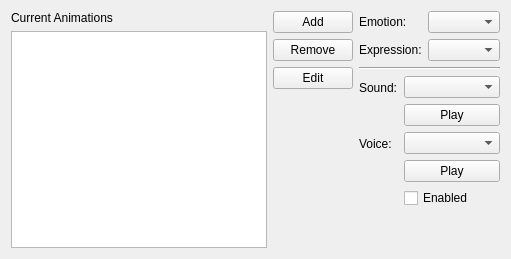
          <widget class="QWidget" name="animsTab">
           <attribute name="title">
            <string>Animations</string>
           </attribute>
           <layout class="QHBoxLayout" name="horizontalLayout_12">
            <item>
             <layout class="QHBoxLayout" name="horizontalLayout_7">
              <item>
               <layout class="QVBoxLayout" name="verticalLayout_5">
                <item>
                 <widget class="QLabel" name="label_12">
                  <property name="text">
                   <string>Current Animations</string>
                  </property>
                 </widget>
                </item>
                <item>
                 <widget class="QListWidget" name="animsList"/>
                </item>
               </layout>
              </item>
              <item>
               <layout class="QVBoxLayout" name="verticalLayout_4">
                <item>
                 <widget class="QPushButton" name="addAnimButton">
                  <property name="text">
                   <string>Add</string>
                  </property>
                 </widget>
                </item>
                <item>
                 <widget class="QPushButton" name="removeAnimButton">
                  <property name="text">
                   <string>Remove</string>
                  </property>
                 </widget>
                </item>
                <item>
                 <widget class="QPushButton" name="editAnimButton">
                  <property name="text">
                   <string>Edit</string>
                  </property>
                 </widget>
                </item>
                <item>
                 <spacer name="verticalSpacer_3">
                  <property name="orientation">
                   <enum>Qt::Vertical</enum>
                  </property>
                  <property name="sizeHint" stdset="0">
                   <size>
                    <width>20</width>
                    <height>40</height>
                   </size>
                  </property>
                 </spacer>
                </item>
               </layout>
              </item>
             </layout>
            </item>
            <item>
             <layout class="QVBoxLayout" name="verticalLayout_7">
              <item>
               <layout class="QFormLayout" name="formLayout">
                <item row="0" column="0">
                 <widget class="QLabel" name="label_17">
                  <property name="text">
                   <string>Emotion:</string>
                  </property>
                 </widget>
                </item>
                <item row="0" column="1">
                 <widget class="QComboBox" name="emotionSelect"/>
                </item>
                <item row="1" column="0">
                 <widget class="QLabel" name="label_18">
                  <property name="text">
                   <string>Expression:</string>
                  </property>
                 </widget>
                </item>
                <item row="1" column="1">
                 <widget class="QComboBox" name="expressionSelect"/>
                </item>
               </layout>
              </item>
              <item>
               <widget class="Line" name="line">
                <property name="orientation">
                 <enum>Qt::Horizontal</enum>
                </property>
               </widget>
              </item>
              <item>
               <layout class="QFormLayout" name="formLayout_2">
                <item row="0" column="0">
                 <widget class="QLabel" name="label_19">
                  <property name="text">
                   <string>Sound:</string>
                  </property>
                 </widget>
                </item>
                <item row="0" column="1">
                 <layout class="QVBoxLayout" name="verticalLayout_6">
                  <item>
                   <widget class="ResRefComboBox" name="soundEdit">
                    <property name="resourceTypes" stdset="0">
                     <string>wav mp3</string>
                    </property>
                   </widget>
                  </item>
                  <item>
                   <widget class="QPushButton" name="soundButton">
                    <property name="text">
                     <string>Play</string>
                    </property>
                   </widget>
                  </item>
                 </layout>
                </item>
                <item row="1" column="0">
                 <widget class="QLabel" name="label_20">
                  <property name="text">
                   <string>Voice:</string>
                  </property>
                 </widget>
                </item>
                <item row="1" column="1">
                 <layout class="QVBoxLayout" name="verticalLayout_8">
                  <item>
                   <widget class="ResRefComboBox" name="voiceEdit">
                    <property name="resourceTypes" stdset="0">
                     <string>wav mp3</string>
                    </property>
                   </widget>
                  </item>
                  <item>
                   <widget class="QPushButton" name="voiceButton">
                    <property name="text">
                     <string>Play</string>
                    </property>
                   </widget>
                  </item>
                 </layout>
                </item>
                <item row="2" column="1">
                 <widget class="QCheckBox" name="soundCheckbox">
                  <property name="text">
                   <string>Enabled</string>
                  </property>
                 </widget>
                </item>
               </layout>
              </item>
              <item>
               <spacer name="verticalSpacer_2">
                <property name="orientation">
                 <enum>Qt::Vertical</enum>
                </property>
                <property name="sizeHint" stdset="0">
                 <size>
                  <width>20</width>
                  <height>40</height>
                 </size>
                </property>
               </spacer>
              </item>
             </layout>
            </item>
           </layout>
          </widget>
